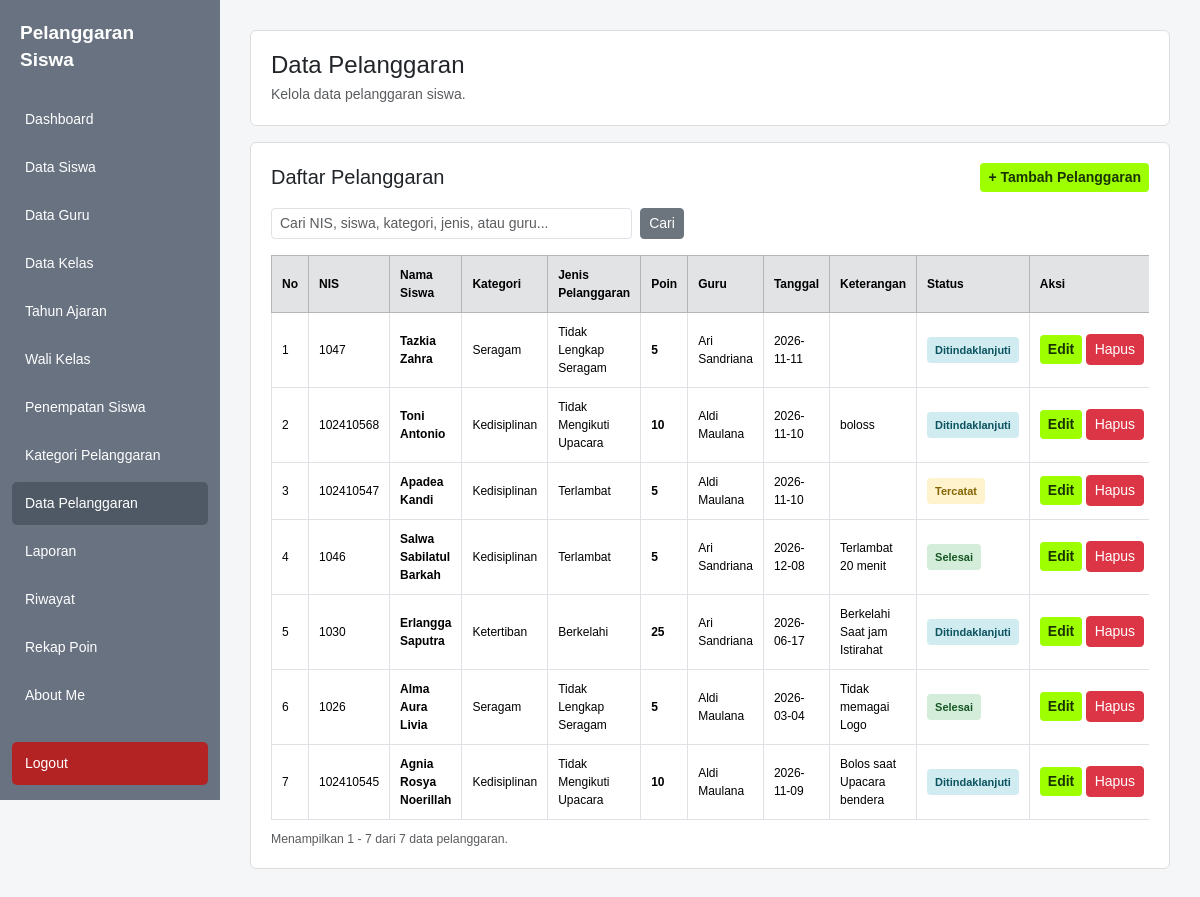
The page /pelanggaran.php (signed in) on the database its author committed.
### tables this page shows
CREATE TABLE `pelanggaran` (
  `id` int(11) NOT NULL,
  `siswa_id` int(11) NOT NULL,
  `jenis_id` int(11) NOT NULL,
  `guru_id` int(11) DEFAULT NULL,
  `tanggal` date NOT NULL,
  `keterangan` text DEFAULT NULL,
  `status` varchar(50) DEFAULT 'tercatat'
);

CREATE TABLE `siswa` (
  `id` int(11) NOT NULL,
  `nis` varchar(20) NOT NULL,
  `nisn` varchar(20) DEFAULT NULL,
  `nama` varchar(150) NOT NULL,
  `jenis_kelamin` char(1) DEFAULT NULL,
  `tanggal_lahir` date DEFAULT NULL,
  `alamat` text DEFAULT NULL,
  `no_hp_ortu` varchar(20) DEFAULT NULL,
  `aktif` tinyint(1) DEFAULT 1,
  `status_aktif` tinyint(1) DEFAULT 1,
  `created_at` timestamp NOT NULL DEFAULT current_timestamp(),
  `updated_at` timestamp NOT NULL DEFAULT current_timestamp() ON UPDATE current_timestamp()
);

CREATE TABLE `kategori` (
  `id` int(11) NOT NULL,
  `nama` varchar(100) NOT NULL
);

CREATE TABLE `jenis_pelanggaran` (
  `id` int(11) NOT NULL,
  `kategori_id` int(11) DEFAULT NULL,
  `nama` varchar(150) NOT NULL,
  `poin` int(11) DEFAULT 0,
  `keterangan` text DEFAULT NULL,
  `status_aktif` tinyint(1) DEFAULT 1
);

CREATE TABLE `guru` (
  `id` int(11) NOT NULL,
  `nip` varchar(30) NOT NULL,
  `nama` varchar(150) NOT NULL,
  `jenis_kelamin` char(1) DEFAULT NULL,
  `mata_pelajaran` varchar(100) DEFAULT NULL,
  `email` varchar(100) DEFAULT NULL,
  `no_hp` varchar(20) DEFAULT NULL,
  `alamat` text DEFAULT NULL,
  `status_aktif` tinyint(1) DEFAULT 1,
  `dibuat_pada` timestamp NOT NULL DEFAULT current_timestamp(),
  `diperbarui_pada` timestamp NOT NULL DEFAULT current_timestamp() ON UPDATE current_timestamp()
);

### pelanggaran.php (the view, shortened to what this page needs)
<?php
require_once "database.php";
if (!function_exists('bindParams')) {
    function bindParams($stmt, $types, &$params) {
        $refs = [];
        $refs[] = &$types;
        foreach ($params as $key => &$value) {
            $refs[] = &$value;
        }
        call_user_func_array([$stmt, 'bind_param'], $refs);
    }
}
$tampil_form = isset($_GET['tambah']) || isset($_POST['simpan']);
$cari = trim($_GET['cari'] ?? '');
$cari_sql = "%" . $cari . "%";
$sql_filter = "
    FROM pelanggaran p
    LEFT JOIN siswa s ON p.siswa_id = s.id
    LEFT JOIN jenis_pelanggaran j ON p.jenis_id = j.id
    LEFT JOIN kategori k ON j.kategori_id = k.id
    LEFT JOIN guru g ON p.guru_id = g.id
    WHERE (
        s.nis LIKE ?
        OR s.nama LIKE ?
        OR j.nama LIKE ?
        OR k.nama LIKE ?
        OR g.nama LIKE ?
    )
";
$params = [
    $cari_sql,
    $cari_sql,
    $cari_sql,
    $cari_sql,
    $cari_sql
];
$types = "sssss";
$stmt_total = $koneksi->prepare(
    "SELECT COUNT(*) AS total " . $sql_filter
);
bindParams($stmt_total, $types, $params);
$stmt_total->execute();
$total_data = (int)$stmt_total->get_result()->fetch_assoc()['total'];
$per_halaman = 10;
$halaman = max(1, (int)($_GET['halaman'] ?? 1));
$mulai = ($halaman - 1) * $per_halaman;
$sql_data = "
    SELECT
        p.id,
        s.nis,
        s.nama AS nama_siswa,
        j.nama AS nama_jenis,
        j.poin,
        k.nama AS nama_kategori,
        g.nama AS nama_guru,
        p.tanggal,
        p.keterangan,
        p.status
    " . $sql_filter . "
    ORDER BY p.id DESC
    LIMIT ? OFFSET ?
";
$params_data = $params;
$params_data[] = $per_halaman;
$params_data[] = $mulai;
$types_data = $types . "ii";
$stmt_data = $koneksi->prepare($sql_data);
bindParams($stmt_data, $types_data, $params_data);
$stmt_data->execute();
$query_pelanggaran = $stmt_data->get_result();
?>
<!DOCTYPE html>
<html lang="id">
<head>
<link href="https://cdn.jsdelivr.net/npm/bootstrap@5.3.3/dist/css/bootstrap.min.css" rel="stylesheet">
<link href="https://cdn.jsdelivr.net/npm/tom-select@2.4.3/dist/css/tom-select.bootstrap5.min.css" rel="stylesheet">
</head>
<body>
<?php
require_once "sidebar.php";
?>
<div class="content">
    <div class="card mb-3">
        <div class="card-body">
            <h4 class="mb-1">Data Pelanggaran</h4>
            <p class="text-muted mb-0">
                Kelola data pelanggaran siswa.
            </p>
        </div>
    </div>
    <div class="card">
        <div class="card-body">
            <div class="d-flex justify-content-between align-items-center mb-3 flex-wrap gap-2">
                <h5 class="mb-0">Daftar Pelanggaran</h5>
                <?php if (!$tampil_form) { ?>
                    <a
                        href="pelanggaran.php?tambah=1"
                        class="btn btn-sm btn-stabilo"
                    >
                        + Tambah Pelanggaran
                    </a>
                <?php } ?>
            </div>
            <form method="GET" class="row g-2 mb-3">
                <div class="col-md-5">
                    <input
                        type="text"
                        name="cari"
                        class="form-control form-control-sm"
                        placeholder="Cari NIS, siswa, kategori, jenis, atau guru..."
                        value="<?= htmlspecialchars($cari); ?>"
                    >
                </div>
                <div class="col-auto">
                    <button type="submit" class="btn btn-secondary btn-sm">
                        Cari
                    </button>
                </div>
            </form>
            <div class="table-responsive">
                <table class="table table-bordered table-hover align-middle">
                    <thead class="table-secondary">
                        <tr>
                            <th>No</th>
                            <th>NIS</th>
                            <th>Nama Siswa</th>
                            <th>Kategori</th>
                            <th>Jenis Pelanggaran</th>
                            <th>Poin</th>
                            <th>Guru</th>
                            <th>Tanggal</th>
                            <th>Keterangan</th>
                            <th>Status</th>
                            <th>Aksi</th>
                        </tr>
                    </thead>
                    <tbody>
                    <?php if ($query_pelanggaran->num_rows > 0) { ?>
                        <?php $no = $mulai + 1; ?>
                        <?php while ($row = $query_pelanggaran->fetch_assoc()) { ?>
                            <?php
                            $status = $row['status'] ?? 'tercatat';
                            $kelas_status = in_array(
                                $status,
                                ['tercatat', 'ditindaklanjuti', 'selesai'],
                                true
                            ) ? $status : 'tercatat';
                            ?>
                            <tr>
                                <td><?= $no++; ?></td>
                                <td>
                                    <?= htmlspecialchars($row['nis'] ?? '-'); ?>
                                </td>
                                <td>
                                    <strong>
                                        <?= htmlspecialchars($row['nama_siswa'] ?? '-'); ?>
                                    </strong>
                                </td>
                                <td>
                                    <?= htmlspecialchars($row['nama_kategori'] ?? '-'); ?>
                                </td>
                                <td>
                                    <?= htmlspecialchars($row['nama_jenis'] ?? '-'); ?>
                                </td>
                                <td>
                                    <strong><?= (int)($row['poin'] ?? 0); ?></strong>
                                </td>
                                <td>
                                    <?= htmlspecialchars($row['nama_guru'] ?? '-'); ?>
                                </td>
                                <td>
                                    <?= htmlspecialchars($row['tanggal'] ?? '-'); ?>
                                </td>
                                <td>
                                    <?= htmlspecialchars($row['keterangan'] ?? '-'); ?>
                                </td>
                                <td>
                                    <span class="status <?= htmlspecialchars($kelas_status); ?>">
                                        <?= htmlspecialchars(ucfirst($status)); ?>
                                    </span>
                                </td>
                                <td class="text-nowrap">
                                    <?php if ($role === 'admin') { ?>
                                        <a
                                            href="edit_pelanggaran.php?id=<?= (int)$row['id']; ?>"
                                            class="btn btn-sm btn-stabilo"
                                        >
                                            Edit
                                        </a>
                                    <?php } ?>
                                    <form
                                        method="POST"
                                        class="d-inline"
                                        onsubmit="return confirm('Yakin ingin menghapus data pelanggaran ini?');"
                                    >
                                        <button
                                            type="submit"
                                            name="hapus"
                                            class="btn btn-sm btn-danger"
                                        >
                                            Hapus
                                        </button>
                                    </form>
                                </td>
                            </tr>
                        <?php } ?>
                    <?php } ?>
                    </tbody>
                </table>
            </div>
            <div class="text-muted small">
                Menampilkan
                <?= $total_data > 0 ? $mulai + 1 : 0; ?>
                -
                <?= min($mulai + $per_halaman, $total_data); ?>
                dari
                <?= $total_data; ?>
                data pelanggaran.
            </div>
        </div>
    </div>
</div>
</body>
</html>

### pelanggaran.php (style rules this page uses)
body { margin: 0; background: #f4f6f8; font-family: Arial, sans-serif; font-size: 14px; color: #212529; }
.content { margin-left: 220px; padding: 30px; }
.card { border: 1px solid #ddd; border-radius: 6px; box-shadow: none; }
.card-body { padding: 20px; }
.btn-stabilo { background: #9dff00; color: #1a3300; font-weight: bold; border: none; }
.table { font-size: 12px; margin-bottom: 10px; }
.table th, .table td { padding: 10px; vertical-align: middle; }
.status { display: inline-block; padding: 5px 8px; border-radius: 4px; font-size: 11px; font-weight: bold; white-space: nowrap; }
.tercatat { background: #fff3cd; color: #856404; }
.ditindaklanjuti { background: #d1ecf1; color: #0c5460; }
.selesai { background: #d4edda; color: #155724; }

### rows shown on the page
pelanggaran: siswa.nis "1047", siswa.nama "Tazkia Zahra", kategori.nama "Seragam", jenis.nama "Tidak Lengkap Seragam", jenis.poin "5", guru.nama "Ari Sandriana", tanggal "2026-11-11", status "Ditindaklanjuti"
pelanggaran: siswa.nis "102410568", siswa.nama "Toni Antonio", kategori.nama "Kedisiplinan", jenis.nama "Tidak Mengikuti Upacara", jenis.poin "10", guru.nama "Aldi Maulana", tanggal "2026-11-10", keterangan "boloss", status "Ditindaklanjuti"
pelanggaran: siswa.nis "102410547", siswa.nama "Apadea Kandi", kategori.nama "Kedisiplinan", jenis.nama "Terlambat", jenis.poin "5", guru.nama "Aldi Maulana", tanggal "2026-11-10", status "Tercatat"
pelanggaran: siswa.nis "1046", siswa.nama "Salwa Sabilatul Barkah", kategori.nama "Kedisiplinan", jenis.nama "Terlambat", jenis.poin "5", guru.nama "Ari Sandriana", tanggal "2026-12-08", keterangan "Terlambat 20 menit", status "Selesai"
pelanggaran: siswa.nis "1030", siswa.nama "Erlangga Saputra", kategori.nama "Ketertiban", jenis.nama "Berkelahi", jenis.poin "25", guru.nama "Ari Sandriana", tanggal "2026-06-17", keterangan "Berkelahi Saat jam Istirahat", status "Ditindaklanjuti"
pelanggaran: siswa.nis "1026", siswa.nama "Alma Aura Livia", kategori.nama "Seragam", jenis.nama "Tidak Lengkap Seragam", jenis.poin "5", guru.nama "Aldi Maulana", tanggal "2026-03-04", keterangan "Tidak memagai Logo", status "Selesai"
pelanggaran: siswa.nis "102410545", siswa.nama "Agnia Rosya Noerillah", kategori.nama "Kedisiplinan", jenis.nama "Tidak Mengikuti Upacara", jenis.poin "10", guru.nama "Aldi Maulana", tanggal "2026-11-09", keterangan "Bolos saat Upacara bendera", status "Ditindaklanjuti"

### other values the page prints
$mulai + 1 "1"
min($mulai + $per_halaman, $total_data) "7"
$total_data "7"
